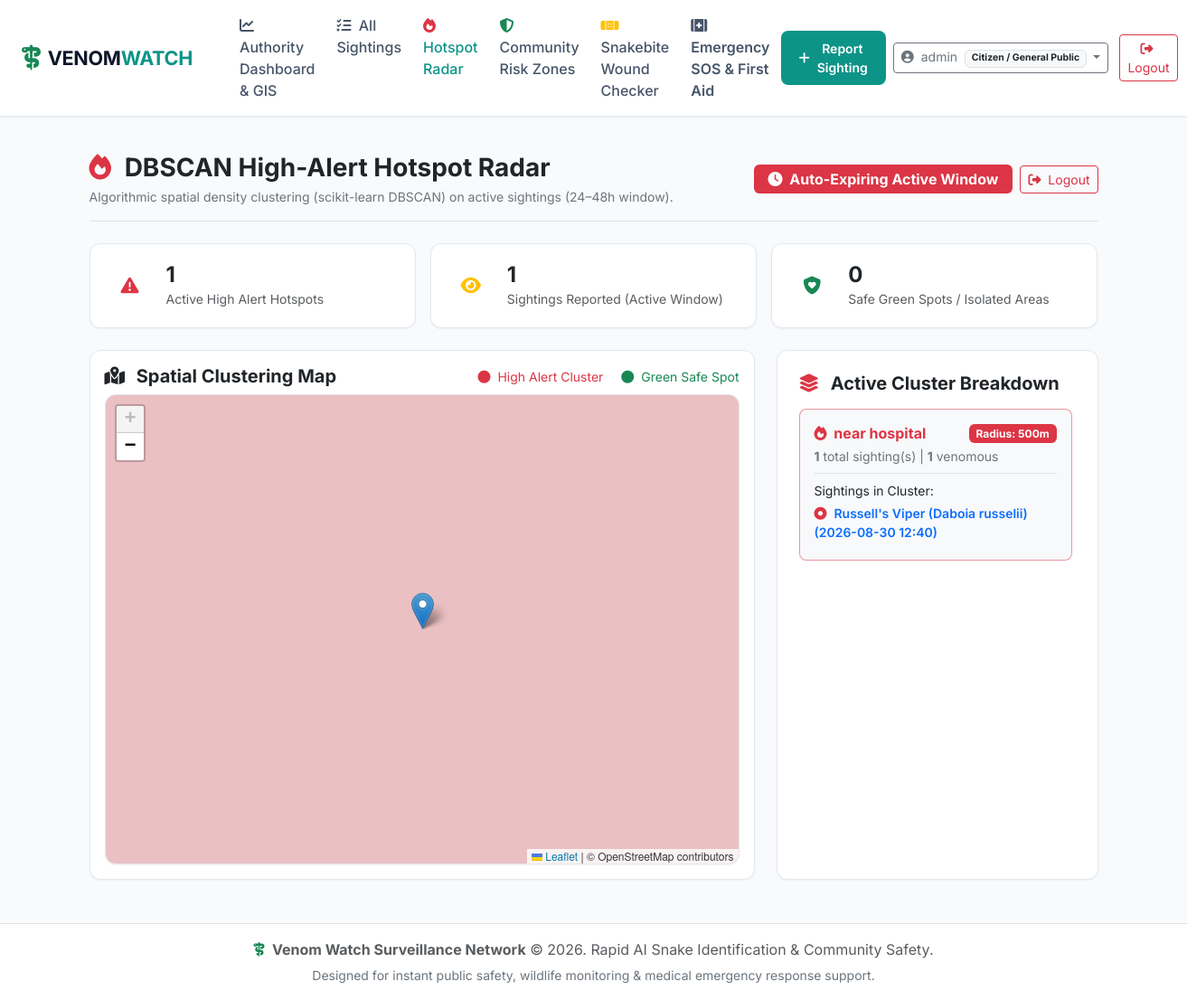
/hotspots/ (signed in), run on the app's committed database.
### accounts/models.py (models this page shows, shortened)
class UserProfile(models.Model):
    ROLE_CITIZEN = 'citizen'
    ROLE_AUTHORITY = 'authority'
    ROLE_RESPONDER = 'responder'
    ROLE_CHOICES = [
        (ROLE_CITIZEN, 'Citizen / General Public'),
        (ROLE_AUTHORITY, 'Forest Officer / Wildlife Authority'),
        (ROLE_RESPONDER, 'Medical / Emergency Responder'),
    ]
    user = models.OneToOneField(User, on_delete=models.CASCADE, related_name='profile')
    role = models.CharField(max_length=20, choices=ROLE_CHOICES, default=ROLE_CITIZEN)
    phone_number = models.CharField(max_length=20, blank=True, null=True)
    organization = models.CharField(max_length=100, blank=True, null=True, help_text="Department, Hospital, or Agency")
    assigned_region = models.CharField(max_length=100, blank=True, null=True, help_text="Operational District/Region")
    @property
    def is_authority(self):
        return self.role == self.ROLE_AUTHORITY or self.user.is_superuser

### reports/models.py (models this page shows, shortened)
class SightingReport(models.Model):
    STATUS_PENDING = 'PENDING'
    STATUS_VERIFIED = 'VERIFIED'
    STATUS_REJECTED = 'REJECTED'
    STATUS_RESOLVED = 'RESOLVED'
    STATUS_CHOICES = [
        (STATUS_PENDING, 'Pending AI & Authority Verification'),
        (STATUS_VERIFIED, 'Verified Sighting'),
        (STATUS_REJECTED, 'Rejected / False Alarm'),
        (STATUS_RESOLVED, 'Captured / Area Cleared'),
    ]
    VENOM_HIGHLY = 'HIGHLY_VENOMOUS'
    VENOM_MODERATE = 'VENOMOUS'
    VENOM_SAFE = 'NON_VENOMOUS'
    VENOM_CHOICES = [
        (VENOM_HIGHLY, 'Highly Venomous'),
        (VENOM_MODERATE, 'Venomous'),
        (VENOM_SAFE, 'Non-Venomous'),
    ]
    user = models.ForeignKey(User, on_delete=models.SET_NULL, null=True, blank=True, related_name='reports')
    title = models.CharField(max_length=200, default="Snake Sighting")
    original_image = models.ImageField(upload_to='sightings/')
    processed_image = models.ImageField(upload_to='processed_sightings/', blank=True, null=True)
    latitude = models.FloatField(help_text="Latitude in decimal degrees")
    longitude = models.FloatField(help_text="Longitude in decimal degrees")
    location_name = models.CharField(max_length=255, help_text="Street, District, or Landmark Name")
    status = models.CharField(max_length=20, choices=STATUS_CHOICES, default=STATUS_PENDING)
    created_at = models.DateTimeField(auto_now_add=True)
    updated_at = models.DateTimeField(auto_now=True)
    ai_detected = models.BooleanField(default=False)
    species_predicted = models.CharField(max_length=150, blank=True, null=True)
    common_name = models.CharField(max_length=150, blank=True, null=True)
    venom_category = models.CharField(max_length=30, choices=VENOM_CHOICES, default=VENOM_SAFE)
    toxicity_level = models.CharField(max_length=50, default='SAFE')
    danger_score = models.IntegerField(default=10)
    ai_confidence = models.FloatField(default=0.0)
    notes = models.TextField(blank=True, null=True, help_text="Additional observer details")
    verified_by = models.ForeignKey(User, on_delete=models.SET_NULL, null=True, blank=True, related_name='verified_reports')
    authority_notes = models.TextField(blank=True, null=True)
    duplicate_flag = models.BooleanField(default=False, help_text="Flagged as potential duplicate sighting")
    duplicate_of = models.ForeignKey('self', on_delete=models.SET_NULL, null=True, blank=True, related_name='duplicates')
    spam_flag = models.BooleanField(default=False, help_text="Flagged as suspicious/spam submission")
    spam_reason = models.CharField(max_length=255, blank=True, null=True)
    RESPONSE_UNASSIGNED = 'UNASSIGNED'
    RESPONSE_ASSIGNED = 'ASSIGNED'
    RESPONSE_IN_PROGRESS = 'IN_PROGRESS'
    RESPONSE_RESOLVED = 'RESOLVED'
    RESPONSE_STATUS_CHOICES = [
        (RESPONSE_UNASSIGNED, 'Unassigned'),
        (RESPONSE_ASSIGNED, 'Responder Assigned'),
        (RESPONSE_IN_PROGRESS, 'Response in Progress'),
        (RESPONSE_RESOLVED, 'Captured / Resolved'),
    ]
    assigned_responder = models.ForeignKey(User, on_delete=models.SET_NULL, null=True, blank=True, related_name='assigned_tasks')
    response_status = models.CharField(max_length=20, choices=RESPONSE_STATUS_CHOICES, default=RESPONSE_UNASSIGNED)
    class Meta:
        ordering = ['-created_at']
    @property
    def is_venomous(self):
        return self.venom_category in [self.VENOM_HIGHLY, self.VENOM_MODERATE]

### hotspots/views.py (the view)
# urls.py: path('', views.hotspots_view, name='view'),
@login_required
@authority_required
@never_cache
def hotspots_view(request):
    hotspot_data = DBSCANHotspotService.compute_hotspots(eps_km=1.0, min_samples=2, hours=48)
    return render(request, 'hotspots/view.html', {
        'hotspot_data': hotspot_data
    })

### templates/hotspots/view.html (shortened to what this page needs)
{% extends 'base.html' %}
{% block content %}
<div class="container py-4">
    <div class="d-flex flex-column flex-md-row align-items-md-center justify-content-between mb-4 pb-3 border-bottom gap-3">
        <div>
            <h3 class="fw-bold text-dark mb-1"><i class="fa-solid fa-fire text-danger me-2"></i> DBSCAN High-Alert Hotspot Radar</h3>
            <p class="text-secondary small mb-0">Algorithmic spatial density clustering (scikit-learn DBSCAN) on active sightings (24–48h window).</p>
        </div>
        <div class="d-flex align-items-center gap-2">
            <span class="badge bg-danger px-3 py-2 fs-6">
                <i class="fa-solid fa-clock me-1"></i> Auto-Expiring Active Window
            </span>
            <form method="post" action="{% url 'accounts:logout' %}" class="d-inline">
                <button type="submit" class="btn btn-outline-danger btn-sm">
                    <i class="fa-solid fa-right-from-bracket me-1"></i> Logout
                </button>
            </form>
        </div>
    </div>
    <div class="row g-3 mb-4">
        <div class="col-md-4">
            <div class="stat-box d-flex align-items-center gap-3">
                <div class="stat-icon bg-danger-light text-danger">
                    <i class="fa-solid fa-triangle-exclamation"></i>
                </div>
                <div>
                    <h4 class="fw-bold text-dark mb-0">{{ hotspot_data.high_alert_count }}</h4>
                    <small class="text-muted">Active High Alert Hotspots</small>
                </div>
            </div>
        </div>
        <div class="col-md-4">
            <div class="stat-box d-flex align-items-center gap-3">
                <div class="stat-icon bg-warning-light text-warning">
                    <i class="fa-solid fa-eye"></i>
                </div>
                <div>
                    <h4 class="fw-bold text-dark mb-0">{{ hotspot_data.total_active_sightings }}</h4>
                    <small class="text-muted">Sightings Reported (Active Window)</small>
                </div>
            </div>
        </div>
        <div class="col-md-4">
            <div class="stat-box d-flex align-items-center gap-3">
                <div class="stat-icon bg-success-light text-success">
                    <i class="fa-solid fa-shield-heart"></i>
                </div>
                <div>
                    <h4 class="fw-bold text-dark mb-0">{{ hotspot_data.green_spots|length }}</h4>
                    <small class="text-muted">Safe Green Spots / Isolated Areas</small>
                </div>
            </div>
        </div>
    </div>
    <div class="row g-4">
        <div class="col-lg-8">
            <div class="card-clean p-3">
                <div class="d-flex align-items-center justify-content-between mb-2">
                    <h5 class="fw-bold text-dark mb-0"><i class="fa-solid fa-map-location-dot text-teal me-2"></i> Spatial Clustering Map</h5>
                    <div class="small">
                        <span class="text-danger me-3"><i class="fa-solid fa-circle text-danger me-1"></i> High Alert Cluster</span>
                        <span class="text-success"><i class="fa-solid fa-circle text-success me-1"></i> Green Safe Spot</span>
                    </div>
                </div>
                <div id="hotspotMap" class="map-container" style="height: 520px;"></div>
            </div>
        </div>
        <div class="col-lg-4">
            <div class="card-clean p-4 h-100 d-flex flex-column">
                <h5 class="fw-bold text-dark mb-3"><i class="fa-solid fa-layer-group text-danger me-2"></i> Active Cluster Breakdown</h5>
                <div class="overflow-auto pe-1" style="max-height: 460px;">
                    {% for cluster in hotspot_data.clusters %}
                        <div class="p-3 mb-3 rounded-3 bg-light border border-danger border-opacity-50">
                            <div class="d-flex align-items-center justify-content-between mb-1">
                                <h6 class="fw-bold text-danger mb-0">
                                    <i class="fa-solid fa-fire me-1"></i> {{ cluster.location_name }}
                                </h6>
                                <span class="badge bg-danger">Radius: {{ cluster.radius_meters }}m</span>
                            </div>
                            <p class="text-secondary small mb-2">
                                <strong>{{ cluster.sighting_count }}</strong> total sighting(s) | <strong>{{ cluster.venomous_count }}</strong> venomous
                            </p>
                            <div class="border-top pt-2">
                                <small class="text-dark d-block mb-1 font-weight-bold">Sightings in Cluster:</small>
                                <ul class="list-unstyled mb-0 small">
                                    {% for r in cluster.reports %}
                                        <li class="text-secondary mb-1">
                                            <i class="fa-solid fa-circle-dot me-1 {% if r.is_venomous %}text-danger{% else %}text-success{% endif %}"></i>
                                            <a href="{% url 'reports:detail' pk=r.report_id %}" class="text-teal text-decoration-none fw-semibold">
                                                {{ r.species }} ({{ r.created_at }})
                                            </a>
                                        </li>
                                    {% endfor %}
                                </ul>
                            </div>
                        </div>
                    {% empty %}
                        <div class="text-center text-muted py-5">
                            <i class="fa-solid fa-shield-check fs-1 text-success mb-2 d-block"></i>
                            No active high-alert venomous clusters in the active window.
                        </div>
                    {% endfor %}
                </div>
            </div>
        </div>
    </div>
</div>
{% endblock %}

### templates/base.html (shortened to what this page needs)
{% load static %}
<!DOCTYPE html>
<html lang="en">
<head>
    <link href="https://cdn.jsdelivr.net/npm/bootstrap@5.3.2/dist/css/bootstrap.min.css" rel="stylesheet">
    <link rel="stylesheet" href="https://cdnjs.cloudflare.com/ajax/libs/font-awesome/6.4.2/css/all.min.css">
    <link rel="stylesheet" href="https://unpkg.com/leaflet@1.9.4/dist/leaflet.css" />
    <link rel="stylesheet" href="{% static 'css/style.css' %}">
</head>
<body>
    <nav class="navbar navbar-expand-lg navbar-venom sticky-top">
        <div class="container-fluid px-4">
            <a class="navbar-brand d-flex align-items-center gap-2" href="{% if user.is_authenticated and user.profile.is_authority %}{% url 'dashboard:home' %}{% else %}{% url 'reports:list' %}{% endif %}">
                <i class="fa-solid fa-staff-snake text-success fs-3"></i>
                <span class="fw-bold">VENOM<span class="text-teal" style="color: var(--primary-teal);">WATCH</span></span>
            </a>
            <div class="collapse navbar-collapse" id="venomNavbar">
                <ul class="navbar-nav me-auto mb-2 mb-lg-0 ms-lg-4">
                    {% if user.is_authenticated and user.profile.is_authority %}
                        <li class="nav-item">
                            <a class="nav-link {% if request.resolver_match.app_name == 'dashboard' %}active{% endif %}" href="{% url 'dashboard:home' %}">
                                <i class="fa-solid fa-chart-line me-1 text-teal"></i> Authority Dashboard & GIS
                            </a>
                        </li>
                        <li class="nav-item">
                            <a class="nav-link {% if request.resolver_match.app_name == 'reports' and request.resolver_match.url_name == 'list' %}active{% endif %}" href="{% url 'reports:list' %}">
                                <i class="fa-solid fa-list-check me-1"></i> All Sightings
                            </a>
                        </li>
                        <li class="nav-item">
                            <a class="nav-link {% if request.resolver_match.app_name == 'hotspots' %}active{% endif %}" href="{% url 'hotspots:view' %}">
                                <i class="fa-solid fa-fire text-danger me-1"></i> Hotspot Radar
                            </a>
                        </li>
                    {% endif %}
                    <li class="nav-item">
                        <a class="nav-link {% if request.resolver_match.app_name == 'reports' and request.resolver_match.url_name == 'risk_zones' %}active{% endif %}" href="{% url 'reports:risk_zones' %}">
                            <i class="fa-solid fa-shield-halved text-success me-1"></i> Community Risk Zones
                        </a>
                    </li>
                    <li class="nav-item">
                        <a class="nav-link {% if request.resolver_match.app_name == 'ai' and request.resolver_match.url_name == 'wound_check' %}active{% endif %}" href="{% url 'ai:wound_check' %}">
                            <i class="fa-solid fa-bandage me-1 text-warning"></i> Snakebite Wound Checker
                        </a>
                    </li>
                    <li class="nav-item">
                        <a class="nav-link fw-semibold text-danger {% if request.resolver_match.app_name == 'emergency' %}active{% endif %}" href="{% url 'emergency:assistance' %}">
                            <i class="fa-solid fa-kit-medical me-1"></i> Emergency SOS & First Aid
                        </a>
                    </li>
                </ul>
                <div class="d-flex align-items-center gap-2">
                    <a href="{% url 'reports:create' %}" class="btn btn-teal btn-sm d-flex align-items-center gap-2">
                        <i class="fa-solid fa-plus"></i> Report Sighting
                    </a>
                    {% if user.is_authenticated %}
                        <div class="dropdown">
                            <button class="btn btn-outline-secondary btn-sm dropdown-toggle" type="button" data-bs-toggle="dropdown">
                                <i class="fa-solid fa-circle-user me-1 text-teal"></i> {{ user.username }}
                                {% if user.profile.role %}
                                    <span class="badge bg-light text-dark border ms-1">{{ user.profile.get_role_display }}</span>
                                {% endif %}
                            </button>
                        </div>
                        <form method="post" action="{% url 'accounts:logout' %}" class="d-inline ms-1">
                            <button type="submit" class="btn btn-outline-danger btn-sm" title="Logout of session">
                                <i class="fa-solid fa-right-from-bracket me-1"></i> Logout
                            </button>
                        </form>
                    {% else %}
                        <a href="{% url 'accounts:login' %}" class="btn btn-outline-teal btn-sm">Login</a>
                        <a href="{% url 'accounts:register' %}" class="btn btn-teal btn-sm">Register</a>
                    {% endif %}
                </div>
            </div>
        </div>
    </nav>
    <main class="flex-grow-1">
        {% block content %}{% endblock %}
    </main>
    <footer class="py-3 mt-4 text-center text-muted fs-6 border-top">
        <div class="container">
            <p class="mb-1">
                <i class="fa-solid fa-staff-snake text-success me-1"></i>
                <strong>Venom Watch Surveillance Network</strong> &copy; 2026. Rapid AI Snake Identification & Community Safety.
            </p>
            <small class="text-secondary">Designed for instant public safety, wildlife monitoring & medical emergency response support.</small>
        </div>
    </footer>
</body>
</html>

### data on the page
SightingReport: location_name "near hospital", species "Russell's Viper (Daboia russelii)"

### other printed values
{{ user.username }} "admin"
{{ user.profile.get_role_display }} "Citizen / General Public"
{{ hotspot_data.high_alert_count }} "1"
{{ hotspot_data.total_active_sightings }} "1"
{{ hotspot_data.green_spots|length }} "0"
{{ cluster.radius_meters }} "500"
{{ cluster.sighting_count }} "1"
{{ cluster.venomous_count }} "1"
{{ r.created_at }} "2026-08-30 12:40"
